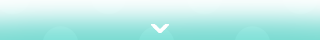
#> input picture gfx/misc/arrow_lower.png, 320 x 40 px
$ python generate_preview_image.py gfx/misc/arrow_lower.png
#> lines starting #> are read from the running program, lines starting #| are printed output that depends on the picture
"""Creates a copy of the inputted image(s) with a green overlay applied."""

import os
import sys
from PIL import Image, ImageOps


def main():
    filenames = sys.argv[1:]

    for filename in filenames:
        name, ext = os.path.splitext(filename)
        if ext != ".png":
            continue

        img = Image.open(filename)
#> img is the input picture: PIL image 320x40 RGBA; mean R, G, B, A 109.8, 216.6, 207.5, 118.9
        img = ImageOps.grayscale(img)
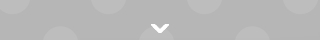
#> img: PIL image 320x40 L; min 181, max 255, mean 183.8
        img = ImageOps.colorize(img, black="#3fb170", white="#c5f6d9")
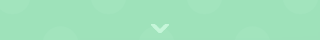
#> img: PIL image 320x40 RGB; mean R, G, B 159, 226.5, 186.8
        img.save(f"{name}_preview.png", "PNG")


if __name__ == "__main__":
    main()
